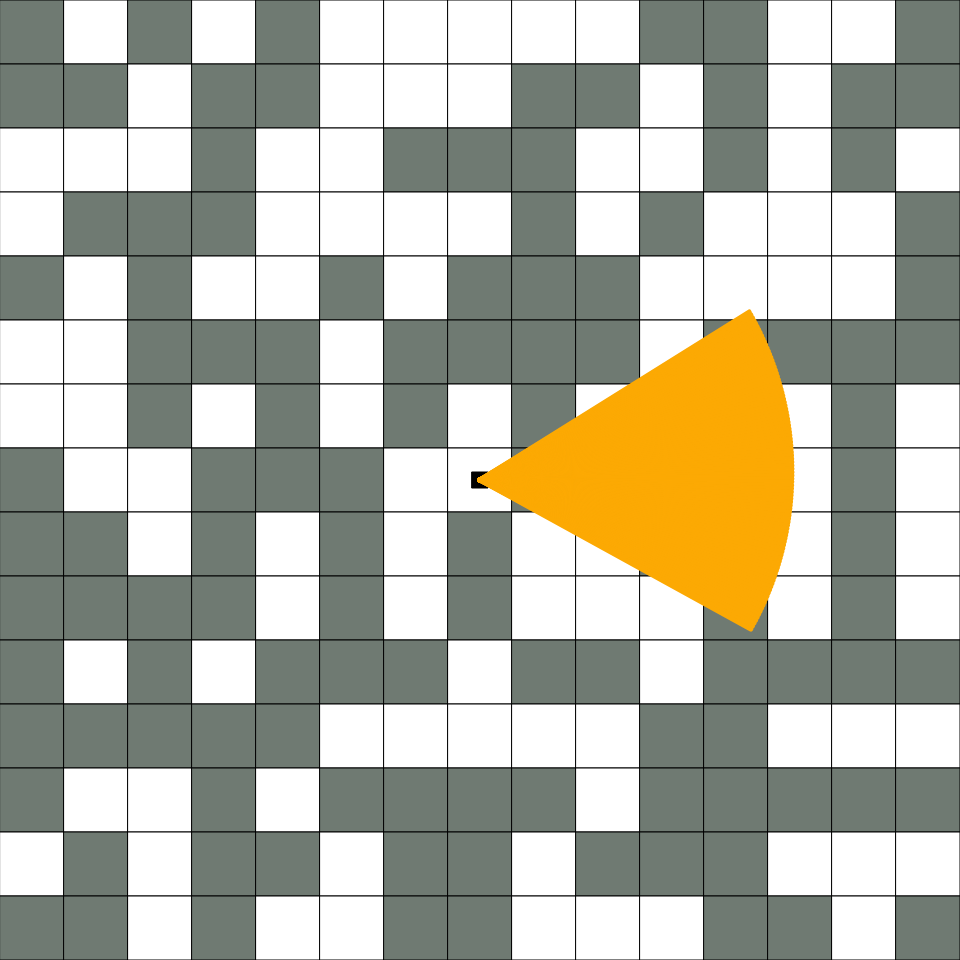
Frame 1 (no input)
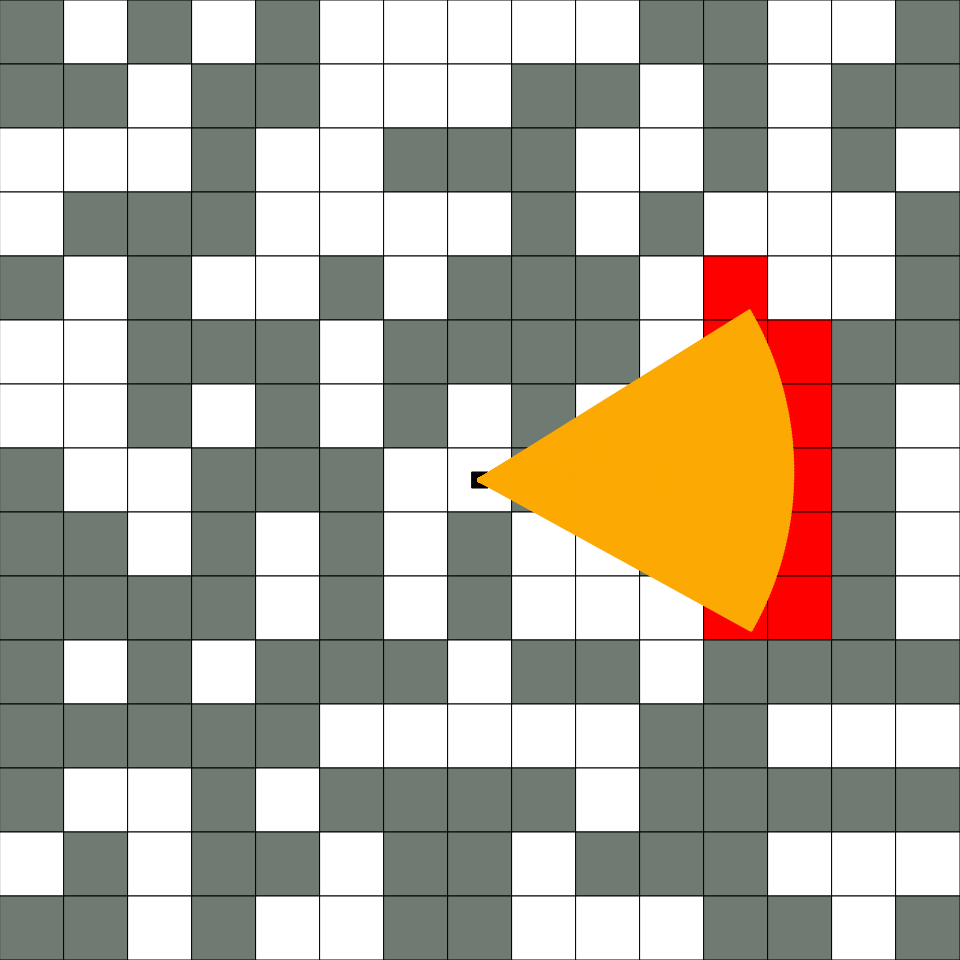
Frame 60 (no input)
Frame 120 (the mouse pressed at the canvas centre since frame 60): identical to frame 60, image omitted

The p5.js sketch that drew these frames (run headless with seeded random() and noise() and a simulated clock; from frame 60 on, the mouse is pressed at the canvas centre):

// p5.js sketch
// ── sketch.js
let screen_width = 960;
let screen_height = 960;
let box_size = 64;
let player_size = box_size/4;
let amount_of_blocks = screen_width/box_size;
let dude;
let blocks;
let playerAngle;
const numRays = 100;
const rayLength = box_size * 5;
let map;

function drawRay(x1, y1, x2, y2)
{
	stroke('#fca903');
	strokeWeight(5);
	line(x1, y1, x2, y2);
	strokeWeight(1);
	stroke('#000000');
}

function setup() {
	createCanvas(screen_width, screen_height);
	playerAngle = 60.0; 
	dude = new Player(screen_width/2 - player_size/2, screen_height/2 - player_size/2);
	blocks = new Array(amount_of_blocks);
	map = new Array(amount_of_blocks);
	for (let y = 0; y < amount_of_blocks; y++)
	{
		map[y] = new Array(amount_of_blocks);
		blocks[y] = new Array(amount_of_blocks);
		for (let x = 0; x < amount_of_blocks; x++)
		{
			map[y][x] = random([0, 1]);
			blocks[y][x] = new Block(x * box_size, y * box_size, '#FFFFFF', map[y][x]);
		}
	}
}
	
function draw()
{
	background('#FFFFFF');
	fill('#FFFFFF');
	for (let y = 0; y < amount_of_blocks; y++)
		for (let x = 0; x < amount_of_blocks; x++)
			blocks[y][x].display();
	dude.display();
	dude.move();
	dude.castRays(playerAngle, numRays, rayLength);
}

// ── block.js
class Block
{
	constructor(x, y, color, n)
	{
		this.x = x;
		this.y = y;
		this.size = box_size;
		this.color = color;
		if (n == 1)
			this.color = '#6f7a72';
		this.n = n;
	}

	change_color(color)
	{
		this.color = color;
	}

	reset_color()
	{
		if (this.n == 1)
			this.color = '#6f7a72';
		if (this.n == 0)
			this.color = '#FFFFFF';
	}

	display()
	{
		fill(this.color);
		rect(this.x, this.y, this.size);
	}
}

// ── player.js
class Player
{
	constructor(x, y)
	{
		this.x = x;
		this.y = y;
		this.size = player_size;
		this.speed = 4;
	}

	move()
	{
		if (keyIsDown('W'.charCodeAt(0)))
			this.y -= this.speed;
		if (keyIsDown('A'.charCodeAt(0)))
			this.x -= this.speed;
		if (keyIsDown('S'.charCodeAt(0)))
			this.y += this.speed;
		if (keyIsDown('D'.charCodeAt(0)))
			this.x += this.speed;
		if (keyIsDown(LEFT_ARROW))
			playerAngle -= 3.25;
		if (keyIsDown(RIGHT_ARROW))
			playerAngle += 3.25;
	}

	display()
	{
		fill('#000000');
		rect(this.x, this.y, this.size);
	}

	castRays(playerAngle, numRays, rayLength)
	{
		for (let y = 0; y < amount_of_blocks; y++)
		{
			for (let x = 0; x < amount_of_blocks; x++)
			{
				blocks[y][x].reset_color();
			}
		}
		// 360.0
		const angleIncrement =  60.0 / numRays;
		for (let rayIndex = 0; rayIndex < numRays; rayIndex++)
		{
			const rayDirection = (playerAngle % 360) - 90.0 + rayIndex * angleIncrement;
			const radianAngle = radians(rayDirection);
			const endX = this.x + rayLength * cos(radianAngle);
			const endY = this.y + rayLength * sin(radianAngle);
			drawRay(this.x + this.size/2, this.y + this.size/2, endX, endY);
			//loop through all blocks and check if endX and endY is inside a block
			for (let y = 0; y < amount_of_blocks; y++)
			{
				for (let x = 0; x < amount_of_blocks; x++)
				{
					if (endX >= x * box_size &&        // right of the left edge AND
						endX <= x * box_size + box_size &&   // left of the right edge AND
						endY >= y * box_size &&        // below the top AND
						endY <= y * box_size + box_size) {   // above the bottom
							blocks[y][x].change_color('#FF0000');
					}
					// else
					// {
					// 	blocks[y][x].change_color('#FFFFFF');
					// }
				}
			}					
		}
	}
}
